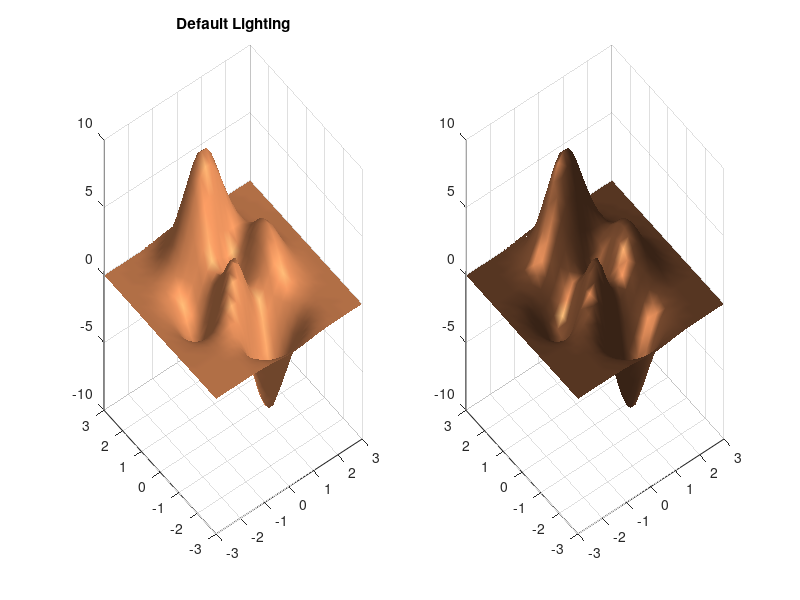

This figure's MATLAB source:
[X,Y,Z]=peaks(30);
subplot(1,2,1);surfl(X,Y,Z) , colormap(copper) , title('Default Lighting') , shading interp
subplot(1,2,2);surfl(X,Y,Z,[-90  30],[.55  .6  2  10]) , shading interp
